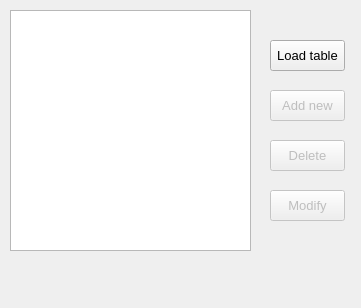
<?xml version="1.0" encoding="UTF-8"?>
<ui version="4.0">
 <class>MovieGenresForm</class>
 <widget class="QMainWindow" name="MovieGenresForm">
  <property name="geometry">
   <rect>
    <x>0</x>
    <y>0</y>
    <width>361</width>
    <height>308</height>
   </rect>
  </property>
  <property name="font">
   <font>
    <pointsize>10</pointsize>
   </font>
  </property>
  <property name="windowTitle">
   <string>Movie Genres</string>
  </property>
  <property name="windowIcon">
   <iconset resource="MyResources.qrc">
    <normaloff>:/Images/movie genre pic.png</normaloff>:/Images/movie genre pic.png</iconset>
  </property>
  <widget class="QWidget" name="centralwidget">
   <widget class="QPushButton" name="pbtDelete">
    <property name="enabled">
     <bool>false</bool>
    </property>
    <property name="geometry">
     <rect>
      <x>270</x>
      <y>140</y>
      <width>75</width>
      <height>31</height>
     </rect>
    </property>
    <property name="text">
     <string>Delete</string>
    </property>
   </widget>
   <widget class="QTableView" name="tvwTable">
    <property name="geometry">
     <rect>
      <x>10</x>
      <y>10</y>
      <width>241</width>
      <height>241</height>
     </rect>
    </property>
   </widget>
   <widget class="QPushButton" name="pbtModify">
    <property name="enabled">
     <bool>false</bool>
    </property>
    <property name="geometry">
     <rect>
      <x>270</x>
      <y>190</y>
      <width>75</width>
      <height>31</height>
     </rect>
    </property>
    <property name="text">
     <string>Modify</string>
    </property>
   </widget>
   <widget class="QPushButton" name="pbtLoadTable">
    <property name="geometry">
     <rect>
      <x>270</x>
      <y>40</y>
      <width>75</width>
      <height>31</height>
     </rect>
    </property>
    <property name="text">
     <string>Load table</string>
    </property>
   </widget>
   <widget class="QPushButton" name="pbtAddNew">
    <property name="enabled">
     <bool>false</bool>
    </property>
    <property name="geometry">
     <rect>
      <x>270</x>
      <y>90</y>
      <width>75</width>
      <height>31</height>
     </rect>
    </property>
    <property name="text">
     <string>Add new</string>
    </property>
   </widget>
  </widget>
  <widget class="QMenuBar" name="menubar">
   <property name="geometry">
    <rect>
     <x>0</x>
     <y>0</y>
     <width>361</width>
     <height>23</height>
    </rect>
   </property>
  </widget>
  <widget class="QStatusBar" name="statusbar">
   <property name="sizeGripEnabled">
    <bool>false</bool>
   </property>
  </widget>
 </widget>
 <resources>
  <include location="MyResources.qrc"/>
 </resources>
 <connections/>
</ui>
